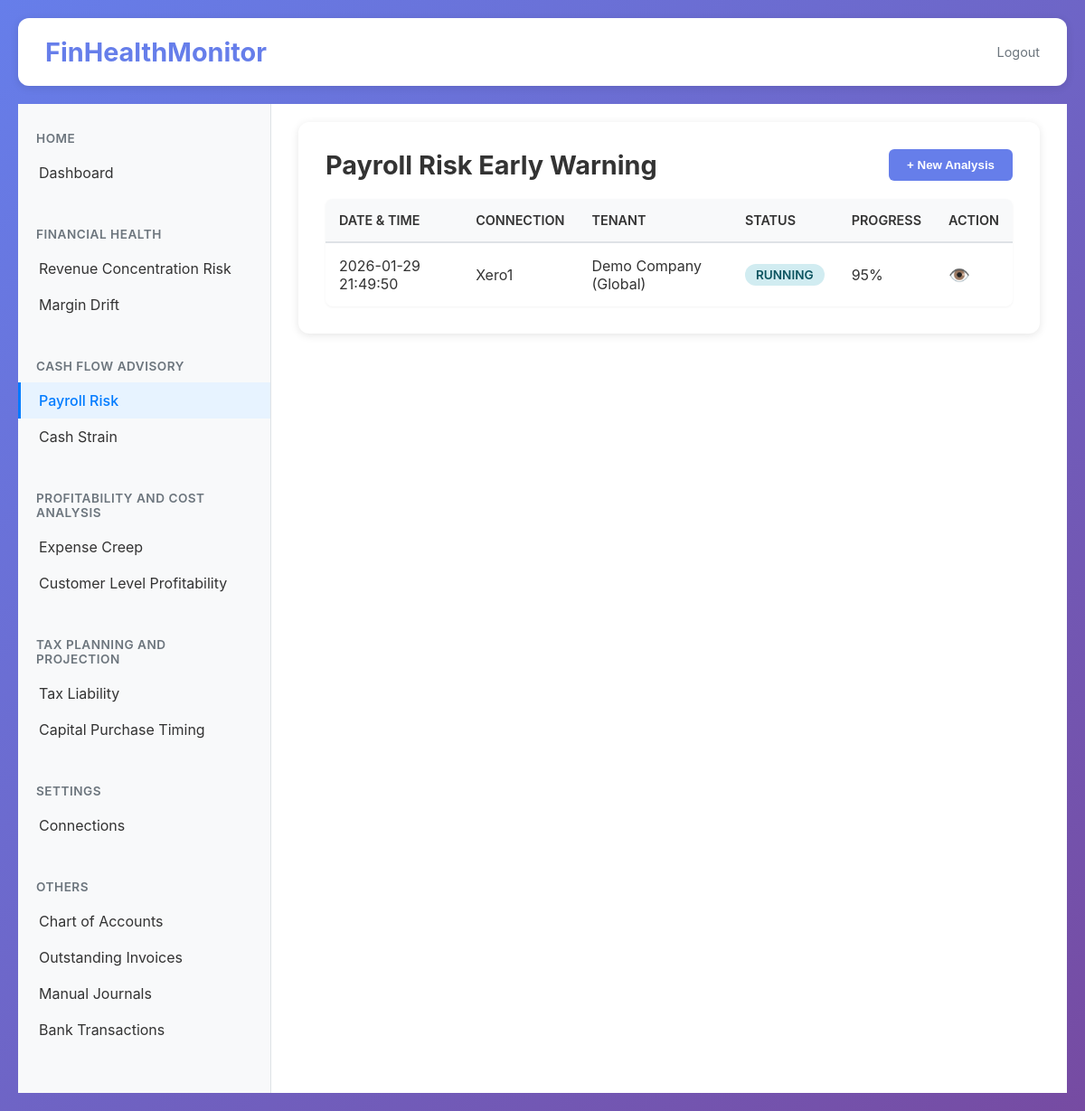
The app's page /payroll-risk, older data.
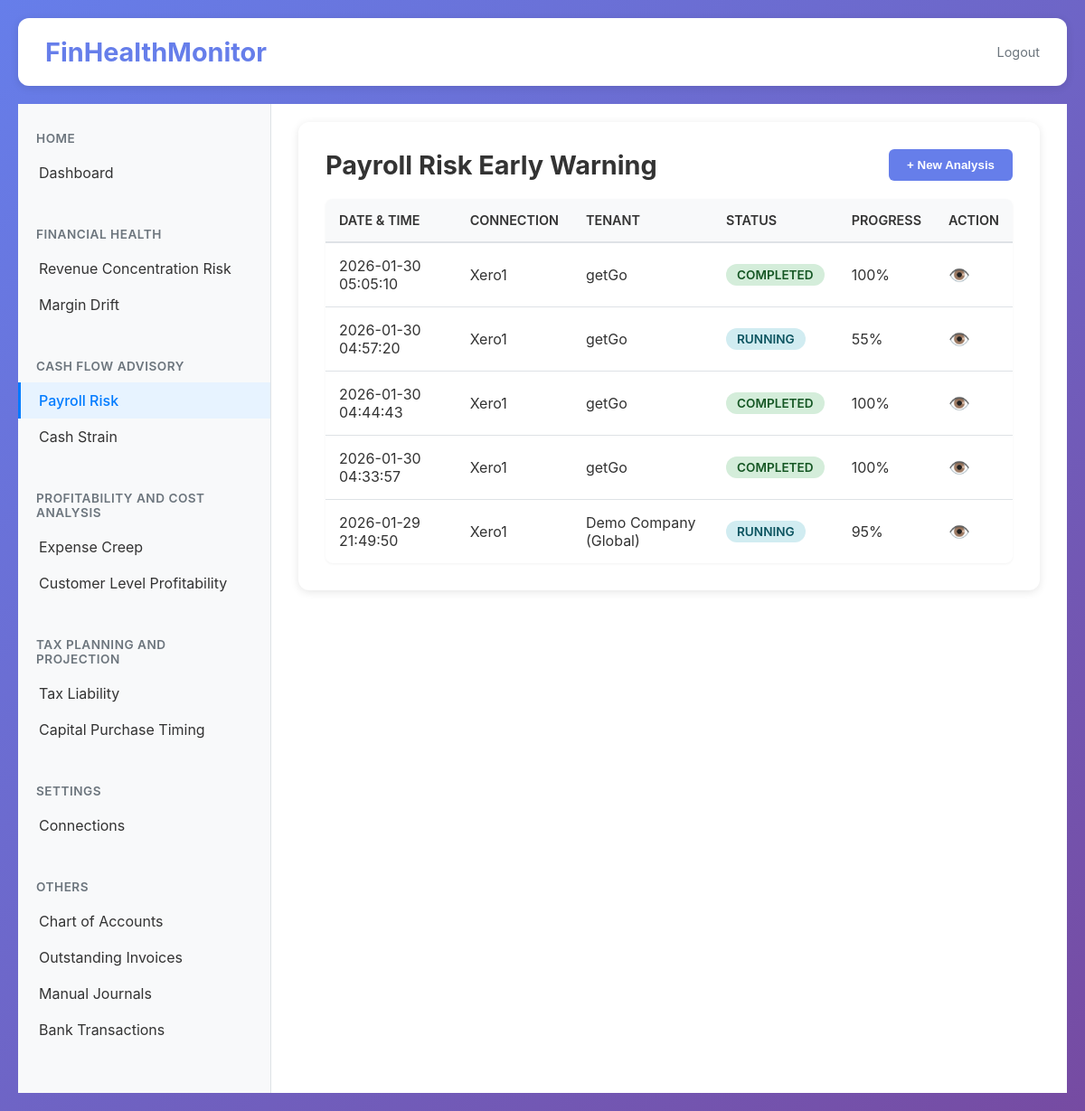
The same page, newer data.
### tables this page shows
CREATE TABLE payroll_risk_analyses (
                id TEXT PRIMARY KEY,
                connection_id TEXT NOT NULL,
                connection_name TEXT NOT NULL,
                tenant_id TEXT,
                tenant_name TEXT,
                status TEXT NOT NULL,
                initiated_at TEXT NOT NULL,
                completed_at TEXT,
                result_data TEXT,
                error_message TEXT,
                progress INTEGER DEFAULT 0,
                progress_message TEXT
            );

### app/main.py (the view)
@app.get("/payroll-risk", response_class=HTMLResponse)
async def payroll_risk(request: Request):
    try:
        analyses = payroll_risk_db.get_all_analyses()
        all_connections = connection_manager.get_all_connections()
        xero_connections = [conn for conn in all_connections if conn.get("software") == "xero"]
        for conn in xero_connections:
            if not conn.get("tenants"):
                tenants = connection_manager.get_all_tenants_for_connection(conn["id"])
                conn["tenants"] = tenants if tenants else []
        logger.info(f"Payroll risk page - Total Xero connections: {len(xero_connections)}")
        if xero_connections:
            logger.info(f"Xero connection names: {[c.get('name') for c in xero_connections]}")
        selector_data = get_connections_for_selector()
        return templates.TemplateResponse(
            "payroll-risk.html",
            {
                "request": request,
                "view_mode": "list",
                "analyses": analyses,
                "connections": xero_connections,
                "categories": selector_data["categories"],
                "error": None
            }
        )
    except Exception as e:
        logger.error(f"Error in payroll-risk route: {str(e)}", exc_info=True)
        selector_data = get_connections_for_selector()
        return templates.TemplateResponse(
            "payroll-risk.html",
            {
                "request": request,
                "view_mode": "list",
                "analyses": [],
                "connections": selector_data["connections"],
                "categories": selector_data["categories"],
                "error": f"Failed to load payroll risk page: {str(e)}"
            }
        )

### app/templates/payroll-risk.html (shortened to what this page needs)
{% extends "base.html" %}
{% block content %}
<div class="content-section">
    {% if view_mode == "list" %}
        <div class="payroll-risk-header">
            <h2 style="margin: 0;">Payroll Risk Early Warning</h2>
            <button class="new-analysis-btn" onclick="openNewAnalysisModal()">+ New Analysis</button>
        </div>
        {% if analyses %}
        <table class="analyses-table">
            <thead>
                <tr>
                    <th>Date & Time</th>
                    <th>Connection</th>
                    <th>Tenant</th>
                    <th>Status</th>
                    <th>Progress</th>
                    <th>Action</th>
                </tr>
            </thead>
            <tbody>
                {% for analysis in analyses %}
                <tr onclick="window.location.href='/payroll-risk/{{ analysis.id }}'">
                    <td>{{ analysis.initiated_at[:19].replace('T', ' ') }}</td>
                    <td>{{ analysis.connection_name }}</td>
                    <td>{{ analysis.tenant_name or '-' }}</td>
                    <td>
                        <span class="status-badge status-{{ analysis.status }}">
                            {{ analysis.status }}
                        </span>
                    </td>
                    <td>
                        {% if analysis.status|lower == "running" %}
                            {{ analysis.progress or 0 }}%
                        {% elif analysis.status|lower == "completed" %}
                            100%
                        {% else %}
                            -
                        {% endif %}
                    </td>
                    <td>
                        <a href="/payroll-risk/{{ analysis.id }}" class="view-icon" onclick="event.stopPropagation();">👁️</a>
                    </td>
                </tr>
                {% endfor %}
            </tbody>
        </table>
        {% else %}
        <div style="text-align: center; padding: 60px 20px; color: #666;">
            <p style="font-size: 1.2em; margin-bottom: 20px;">No payroll risk analyses yet.</p>
            <button class="new-analysis-btn" onclick="openNewAnalysisModal()">Start Your First Analysis</button>
        </div>
        {% endif %}
    {% endif %}
</div>
{% endblock %}

### app/templates/base.html (shortened to what this page needs)
<!DOCTYPE html>
<html lang="en">
<head>
    <link rel="stylesheet" href="/static/css/style.css">
</head>
<body>
    <div class="app-container">
        <header class="header">
            <h1>FinHealthMonitor</h1>
            <div class="header-actions">
                <a href="/logout" class="logout-link">Logout</a>
            </div>
        </header>
        <div class="main-content">
            <nav class="sidebar">
                <div class="sidebar-section">
                    <div class="sidebar-section-title">Home</div>
                    <a href="/home" class="sidebar-menu-item" id="nav-dashboard">Dashboard</a>
                </div>
                <div class="sidebar-section">
                    <div class="sidebar-section-title">Financial Health</div>
                    <a href="/financial-health/revenue-concentration-risk" class="sidebar-menu-item" id="nav-revenue-risk">Revenue Concentration Risk</a>
                    <a href="/financial-health/margin-drift" class="sidebar-menu-item" id="nav-margin-drift">Margin Drift</a>
                </div>
                <div class="sidebar-section">
                    <div class="sidebar-section-title">Cash Flow Advisory</div>
                    <a href="/payroll-risk" class="sidebar-menu-item" id="nav-payroll-risk">Payroll Risk</a>
                    <a href="/cash-flow-advisory/cash-strain" class="sidebar-menu-item" id="nav-cash-strain">Cash Strain</a>
                </div>
                <div class="sidebar-section">
                    <div class="sidebar-section-title">Profitability and Cost Analysis</div>
                    <a href="/profitability/expense-creep" class="sidebar-menu-item" id="nav-expense-creep">Expense Creep</a>
                    <a href="/profitability/customer-profitability" class="sidebar-menu-item" id="nav-customer-profitability">Customer Level Profitability</a>
                </div>
                <div class="sidebar-section">
                    <div class="sidebar-section-title">Tax Planning and Projection</div>
                    <a href="/tax-planning/tax-liability" class="sidebar-menu-item" id="nav-tax-liability">Tax Liability</a>
                    <a href="/tax-planning/capital-purchase-timing" class="sidebar-menu-item" id="nav-capital-timing">Capital Purchase Timing</a>
                </div>
                <div class="sidebar-section">
                    <div class="sidebar-section-title">Settings</div>
                    <a href="/connections" class="sidebar-menu-item" id="nav-connections">Connections</a>
                </div>
                <div class="sidebar-section">
                    <div class="sidebar-section-title">Others</div>
                    <a href="/accounts" class="sidebar-menu-item" id="nav-accounts">Chart of Accounts</a>
                    <a href="/invoices" class="sidebar-menu-item" id="nav-invoices">Outstanding Invoices</a>
                    <a href="/manual-journals" class="sidebar-menu-item" id="nav-manual-journals">Manual Journals</a>
                    <a href="/bank-transactions" class="sidebar-menu-item" id="nav-bank-transactions">Bank Transactions</a>
                </div>
            </nav>
            <main class="content-area">
                {% block content %}{% endblock %}
            </main>
        </div>
    </div>
</body>
</html>

### static/css/style.css (style rules this page uses)
* { margin: 0; padding: 0; box-sizing: border-box; }
body { font-family: -apple-system, BlinkMacSystemFont, 'Segoe UI', Roboto, 'Helvetica Neue', Arial, sans-serif; background: linear-gradient(135deg, #667eea 0%, #764ba2 100%); min-height: 100vh; padding: 20px; color: #333; }
.header { background: white; border-radius: 12px; padding: 20px 30px; margin-bottom: 20px; box-shadow: 0 2px 10px rgba(0, 0, 0, 0.1); display: flex; justify-content: space-between; align-items: center; flex-wrap: wrap; }
.header h1 { color: #667eea; font-size: 1.8em; }
.header-actions { display: flex; align-items: center; gap: 20px; }
.content-section { background: white; border-radius: 12px; padding: 30px; margin-bottom: 20px; box-shadow: 0 2px 10px rgba(0, 0, 0, 0.1); }
.content-section h2 { color: #333; margin-bottom: 15px; font-size: 1.8em; }
.status-badge { display: inline-block; padding: 4px 12px; border-radius: 12px; font-size: 0.85em; font-weight: 600; text-transform: uppercase; }

### app/templates/base.html (style rules this page uses)
.app-container { display: flex; flex-direction: column; min-height: 100vh; }
.main-content { display: flex; flex: 1; margin-top: 0; }
.sidebar { width: 280px; background: #f8f9fa; border-right: 1px solid #dee2e6; padding: 20px 0; overflow-y: auto; flex-shrink: 0; }
.sidebar-section { margin-bottom: 30px; }
.sidebar-section-title { padding: 10px 20px; font-weight: 600; font-size: 0.85em; text-transform: uppercase; color: #6c757d; letter-spacing: 0.5px; }
.sidebar-menu-item { display: block; padding: 10px 20px; color: #333; text-decoration: none; transition: background-color 0.2s ease; border-left: 3px solid transparent; }
.sidebar-menu-item.active { background-color: #e7f3ff; border-left-color: #007bff; color: #007bff; font-weight: 500; }
.content-area { flex: 1; padding: 20px 30px; overflow-y: auto; background: #ffffff; }
.logout-link { color: #6c757d; text-decoration: none; font-size: 0.9em; transition: color 0.2s ease; }

### app/templates/payroll-risk.html (style rules this page uses)
.payroll-risk-header { display: flex; justify-content: space-between; align-items: center; margin-bottom: 20px; }
.new-analysis-btn { background: #667eea; color: white; padding: 10px 20px; border-radius: 6px; text-decoration: none; font-weight: 600; transition: all 0.3s ease; border: none; cursor: pointer; }
.analyses-table { width: 100%; border-collapse: collapse; background: white; border-radius: 8px; overflow: hidden; box-shadow: 0 1px 3px rgba(0, 0, 0, 0.05); }
.analyses-table thead { background: #f8f9fa; }
.analyses-table th { padding: 15px; text-align: left; font-weight: 600; color: #333; border-bottom: 2px solid #dee2e6; font-size: 0.9em; text-transform: uppercase; }
.analyses-table td { padding: 15px; border-bottom: 1px solid #dee2e6; color: #333; }
.analyses-table tbody tr:last-child td { border-bottom: none; }
.status-badge { display: inline-block; padding: 4px 12px; border-radius: 12px; font-size: 0.85em; font-weight: 600; text-transform: uppercase; }
.status-running { background: #d1ecf1; color: #0c5460; }
.status-completed { background: #d4edda; color: #155724; }
.view-icon { color: #667eea; font-size: 1.2em; text-decoration: none; }

Row changes from the older to the newer data that the page shows:
added payroll_risk_analyses: initiated_at "2026-01-30 05:05:10", connection_name "Xero1", tenant_name "getGo", status "COMPLETED", shows "100%"
added payroll_risk_analyses: initiated_at "2026-01-30 04:57:20", connection_name "Xero1", tenant_name "getGo", status "RUNNING", progress "55"
added payroll_risk_analyses: initiated_at "2026-01-30 04:44:43", connection_name "Xero1", tenant_name "getGo", status "COMPLETED", shows "100%"
added payroll_risk_analyses: initiated_at "2026-01-30 04:33:57", connection_name "Xero1", tenant_name "getGo", status "COMPLETED", shows "100%"
